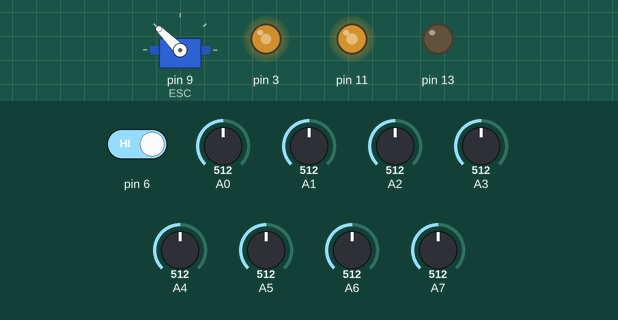
Simulated run of this sketch. Board: Arduino Uno, built with avr-gcc and run on an emulated ATmega328P. Shown: servo, output pins drawn as LEDs (lit = HIGH). Dashed ring = blinking. The inputs (shaded band) are chosen by the test bench; at power-on: pin 6 HIGH, A0 = 512, A1 = 512, A2 = 512, A3 = 512, A4 = 512, A5 = 512, A6 = 512, A7 = 512.

Above: at 4.0 s.
4.1 s: pin 6 driven LOW
At 5.0 s:
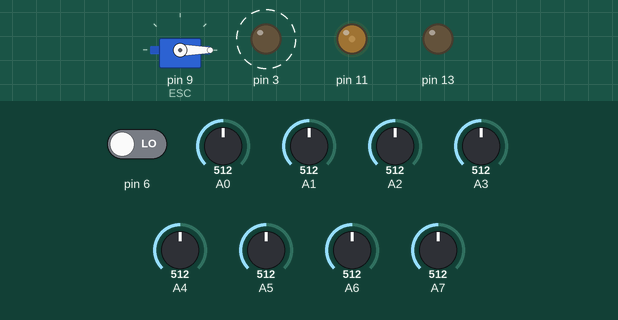
7.1 s: pin 6 driven HIGH
At 8.7 s:
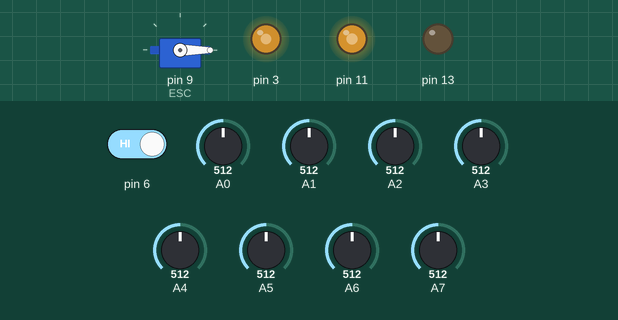
9.0 s: pin 6 driven LOW
At 10.25 s:
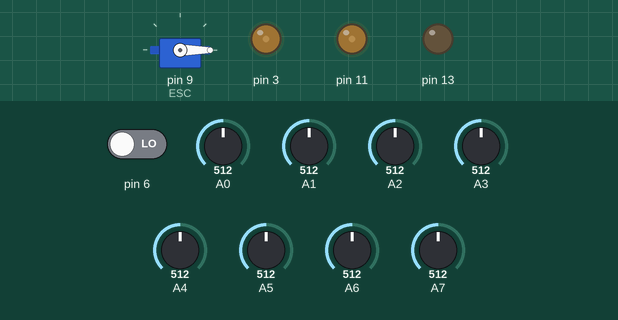
Timing chart, 0 to 18.0 s (numbered marks = the images above; inputs shaded):
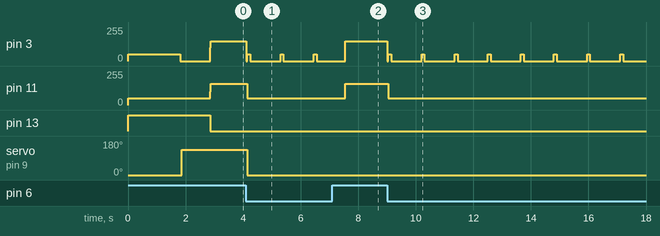

Measured:
- after the input at 4.1 s, pin 3: alternates 50/255 for 0.10 s and 0/255 for 1.1 s, starting at once; pin 11: 160/255 → 50/255 after 0.05 s; servo on pin 9 (ESC): 135° → 0° after 0.05 s
- after the input at 7.1 s, pin 11: 50/255 → 160/255 after 0.45 s
- after the input at 9.0 s, pin 3: 150/255 → 0/255 at once, then repeats every 1.2 s: 50/255 0.10 s, 0/255 1.1 s; pin 11: 160/255 → 50/255 after 0.05 s

The sketch:

LF_Slow.ino
```cpp
#include <Servo.h>

//---------------------------------------------------speed declaration-----------------------------------------------------------
int P, D, I;
float error, previousError;
int lsp, rsp;
int lfspeed = 130;//<<<<<<<<<<<<<<<<<---------Change speed here---------<<<<<<<<<<<<<<<<<<<<<<<
int minspeed = 0 ;
int maxspeed = 255;

long denominator = 0;
long numerator = 0;
float pos;
int numBlack = 0;

float Kp = 0.025;
float Kd = 1.48;
float Ki = 0.00023;
float PIDvalue = 0;
int lastposition = 3500;

Servo ESC;

int sensor[8][3];


void start()
{
  ESC.attach(9, 1000, 2000);
  digitalWrite(13, HIGH);

  ESC.write(0);
  delay(50);
  ESC.write(135);
  delay(1000);
  digitalWrite(13, LOW);
  while (!digitalRead(6)) {}
  motor1(100);
  motor2(100);
  delay(10);
}

//-------------------------------------------------------Calibrate----------------------------------------------------------------
void calibrate()
{
  for (int i = 0; i < 8; i++) // Initialising array values
  {
    sensor[i][0] = 500; //min values
    sensor[i][1] = 500; //max values
    sensor[i][2] = 500; //calibrated values//
  }
  int csp = 50;
  for (int a = 0; a < 4; a++)
  {
    motor1(csp);
    motor2(-csp);
    for (int c = 0; c < 1750; c++)
    {
      for (int i = 0; i < 8; i++)
      {
        if (analogRead(i) < sensor[i][0])
        {
          sensor[i][0] = analogRead(i);
        }
        if (analogRead(i) > sensor[i][1])
        {
          sensor[i][1] = analogRead(i);
        }
      }
    }
    csp = csp * -1;
  }
  digitalWrite(13, LOW);
  motor1(0);
  motor2(0);
}

void getLine()
{
  denominator = 0;
  numerator = 0;
  numBlack = 0;

  for (int i = 0; i < 8; i++)
  {
    sensor[i][2] = map(analogRead(i), sensor[i][0], sensor[i][1], 0, 1000);
    denominator += sensor[i][2];
    if (sensor[i][2] > 100) numBlack++;
  }

  numerator = ((sensor[1][2]) + (2 * sensor[2][2]) + (3 * sensor[3][2]) + (4 * sensor[4][2]) + (5 * sensor[5][2]) + (6 * sensor[6][2]) + (7 * sensor[7][2]));

  error = ((0.8 * sensor[3][2] + 2.4 * sensor[2][2] + 4 * sensor[1][2] + 8 * sensor[0][2])) - ((0.8 * sensor[4][2] + 2.4 * sensor[5][2] + 4 * sensor[6][2] + 8 * sensor[7][2]));
  if (numBlack > 0 && numBlack < 6)
  {
    pos = 1000 * numerator / denominator;
  }
}
//-------------------------------------------------------Setup Code----------------------------------------------------------------
void setup()
{
  Serial.begin(9600);
  ADCSRA &= ~(bit (ADPS0) | bit (ADPS1) | bit (ADPS2)); // clear prescaler bits

  // uncomment as required

  //  ADCSRA |= bit (ADPS0);                               //   2
  //  ADCSRA |= bit (ADPS1);                               //   4
  //ADCSRA |= bit (ADPS0) | bit (ADPS1);                 //   8
  ADCSRA |= bit (ADPS2);                               //  16
  //ADCSRA |= bit (ADPS0) | bit (ADPS2);                 //  32
  //  ADCSRA |= bit (ADPS1) | bit (ADPS2);                 //  64
  //  ADCSRA |= bit (ADPS0) | bit (ADPS1) | bit (ADPS2);   // 128


  pinMode(13, OUTPUT);
  digitalWrite(13, HIGH);    // turn on Arduino's LED to indicate we are in calibration mode
  calibrate();
  digitalWrite(13, LOW);     // turn off Arduino's LED to indicate we are through with calibration
  start();
}

void loop()
{
  while (digitalRead(6))
  {
    getLine();
    if (pos < 1000)
    {
      lsp = -160;
      rsp = 150;
    }
    else if (pos > 6000)
    {
      lsp = 150;
      rsp = -160;
    }
    else
    {
      P = error;
      I = I + error;
      D = error - previousError;

      PIDvalue = (Kp * P) + (Ki * I) + (Kd * D);
      previousError = error;

      lsp = lfspeed - PIDvalue;
      rsp = lfspeed + PIDvalue;

      lsp = constrain(lsp, minspeed, maxspeed);
      rsp = constrain(rsp, minspeed, maxspeed);
    }

    motor1(rsp);
    motor2(lsp);
  }
  motor1(0);
  motor2(0);
  delay(50);
  motor1(-50);
  motor2(-50);
  ESC.write(0);
  delay(100);
  motor1(0);
  motor2(0);
  delay(1000);
}


void motor1(int spd)
{
  if (spd > 0)
  {
    digitalWrite(8, HIGH);
    digitalWrite(7, LOW);
    analogWrite(3, spd);
  }
  else if (spd < 0)
  {
    digitalWrite(8, LOW);
    digitalWrite(7, HIGH);
    analogWrite(3, spd * -1);
  }
  else
  {
    digitalWrite(8, LOW);
    digitalWrite(7, LOW);
    analogWrite(3, 0);

  }
}
void motor2(int spd)
{
  if (spd > 0)
  {
    digitalWrite(10, HIGH);
    digitalWrite(12, LOW);
    analogWrite(11, spd);
  }
  else if (spd < 0)
  {
    digitalWrite(10, LOW);
    digitalWrite(12, HIGH);
    analogWrite(11, spd * -1);
  }
  else
  {
    digitalWrite(10, LOW);
    digitalWrite(12, LOW);
    analogWrite(3, 0);
  }
}
```
